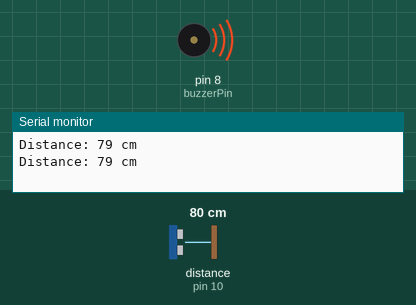
This sketch was run on a simulated Arduino Uno, built with avr-gcc and run on an emulated ATmega328P. Parts: buzzer (waves = sounding, pin HIGH), the last lines printed to the serial monitor. Wiring (inferred from the names in the program): ultrasonic range finder: trigger pin 9; echo pin 10. Inputs (shaded band) come from the test bench; at power-on: distance to the obstacle (sensor on pin 10) 80 cm. The echo pulse lasts 58.3 µs per cm; pins used as bus, display or sensor lines are not drawn.

Above: at 1.8 s.
1.9 s: distance to the obstacle (sensor on pin 10) set to 13 cm
3.4 s: distance to the obstacle (sensor on pin 10) set to 10 cm
At 5.1 s:
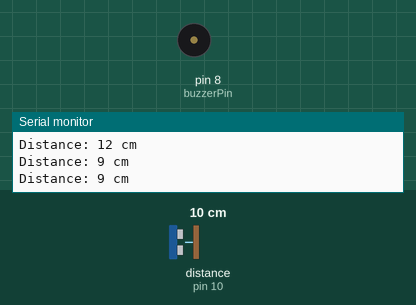
5.5 s: distance to the obstacle (sensor on pin 10) set to 18 cm
At 6.7 s:
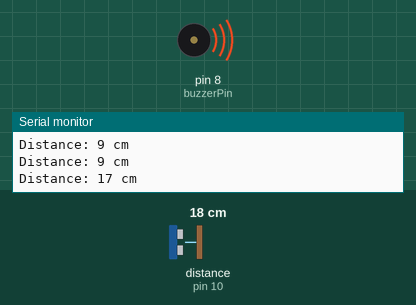
7.5 s: distance to the obstacle (sensor on pin 10) set to 2 cm
At 8.4 s:
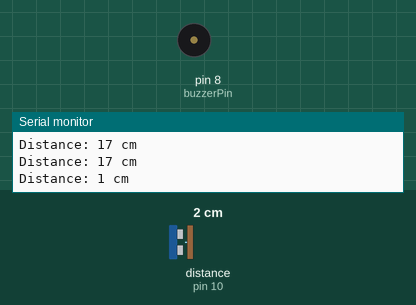
Timing chart, 0 to 10.5 s (numbered marks = the images above; inputs shaded):
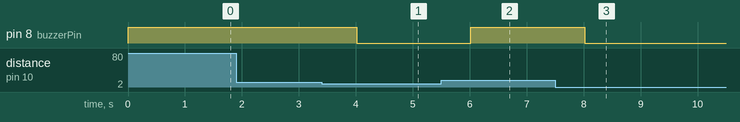

Measured:
- the behaviour switches between 12 and 11 cm on distance to the obstacle (sensor on pin 10) (found by bisection; images 0 and 1)
- after the input at 3.4 s, pin 8 (buzzerPin): HIGH → LOW after 0.62 s
- after the input at 5.5 s, pin 8 (buzzerPin): LOW → HIGH after 0.52 s
- after the input at 7.5 s, pin 8 (buzzerPin): HIGH → LOW after 0.52 s

The sketch:

ultrasonic_sensor.ino.ino
```cpp
const int trigPin = 9;  // Pin connected to the trigger pin on the ultrasonic sensor
const int echoPin = 10; // Pin connected to the echo pin on the ultrasonic sensor
const int buzzerPin = 8; // Pin connected to the control pin of the buzzer

const int thresholdDistance = 10; // Set your threshold distance in centimeters

void setup() {
  Serial.begin(9600);
  pinMode(trigPin, OUTPUT);
  pinMode(echoPin, INPUT);
  pinMode(buzzerPin, OUTPUT);
}

void loop() {
  // Triggering the ultrasonic sensor to send a pulse
  digitalWrite(trigPin, LOW);
  delayMicroseconds(1);
  digitalWrite(trigPin, HIGH);
  delayMicroseconds(1);
  digitalWrite(trigPin, LOW);

  // Reading the echo pulse duration and calculating distance
  long duration = pulseIn(echoPin, HIGH);
  int distance = duration / 58.2; // Convert the duration to centimeters

  Serial.print("Distance: ");
  Serial.print(distance);
  Serial.println(" cm");

  // Check if the distance is below the threshold
  if (distance > thresholdDistance) {
    // Sound the buzzer
    digitalWrite(buzzerPin, HIGH);
  } else {
    // Silence the buzzer
    digitalWrite(buzzerPin, LOW);
  }

  delay(1000); // Adjust the delay as needed for your application
}
```
